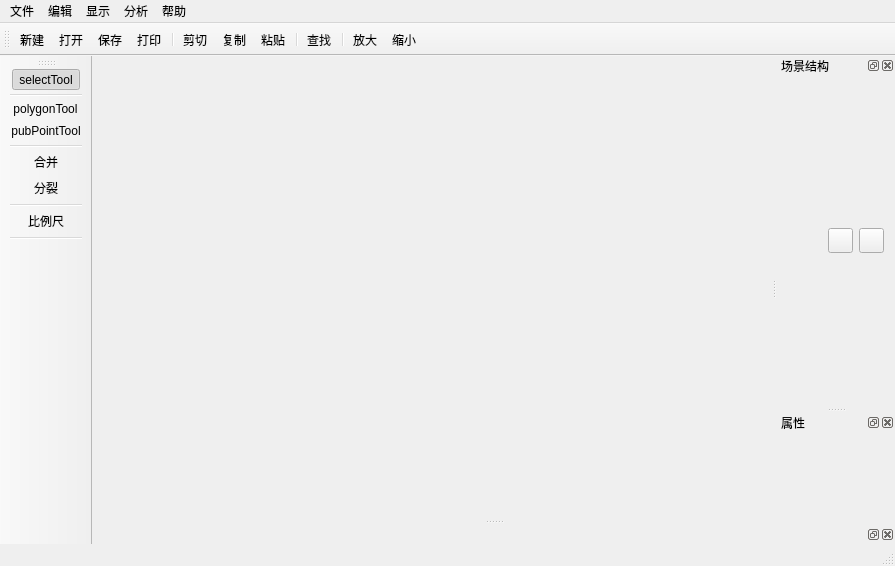
<?xml version="1.0" encoding="UTF-8"?>
<ui version="4.0">
 <class>MainWindow</class>
 <widget class="QMainWindow" name="MainWindow">
  <property name="geometry">
   <rect>
    <x>0</x>
    <y>0</y>
    <width>895</width>
    <height>566</height>
   </rect>
  </property>
  <property name="windowTitle">
   <string>MainWindow</string>
  </property>
  <property name="windowIcon">
   <iconset resource="IndoorMapEditor.qrc">
    <normaloff>:/src/icon/icon.png</normaloff>:/src/icon/icon.png</iconset>
  </property>
  <widget class="QWidget" name="centralWidget"/>
  <widget class="QMenuBar" name="menuBar">
   <property name="geometry">
    <rect>
     <x>0</x>
     <y>0</y>
     <width>895</width>
     <height>23</height>
    </rect>
   </property>
   <widget class="QMenu" name="menu_File">
    <property name="title">
     <string>文件</string>
    </property>
    <addaction name="actionNew"/>
    <addaction name="actionOpen"/>
    <addaction name="actionSetBg"/>
    <addaction name="actionRecent"/>
    <addaction name="separator"/>
    <addaction name="actionClose"/>
    <addaction name="actionSave"/>
    <addaction name="actionSaveAs"/>
    <addaction name="separator"/>
    <addaction name="actionPrintCurrent"/>
    <addaction name="actionPrint"/>
    <addaction name="separator"/>
   </widget>
   <widget class="QMenu" name="menu">
    <property name="title">
     <string>编辑</string>
    </property>
<!--    <addaction name="actionUndo"/>-->
<!--    <addaction name="actionRedo"/>-->
    <addaction name="separator"/>
    <addaction name="actionCut"/>
    <addaction name="actionCopy"/>
    <addaction name="actionPaste"/>
    <addaction name="separator"/>
    <addaction name="actionRotate"/>
    <addaction name="actionFlip"/>
    <addaction name="separator"/>
    <addaction name="actionFind"/>
    <addaction name="actionFindRepeat"/>
    <addaction name="separator"/>
    <addaction name="actionDelete"/>
   </widget>
   <widget class="QMenu" name="menu_2">
    <property name="title">
     <string>显示</string>
    </property>
    <addaction name="actionShowShopText"/>
    <addaction name="actionShowPointText"/>
    <addaction name="actionShowDir"/>
    <addaction name="actionFont"/>
    <addaction name="separator"/>
    <addaction name="actionZoomIn"/>
    <addaction name="actionZoomOut"/>
    <addaction name="actionResetZoom"/>
   </widget>
   <widget class="QMenu" name="menu_3">
    <property name="title">
     <string>分析</string>
    </property>
    <addaction name="actionSortAreas"/>
   </widget>
   <widget class="QMenu" name="menu_4">
    <property name="title">
     <string>帮助</string>
    </property>
    <widget class="QMenu" name="menu_5">
     <property name="title">
      <string>语言</string>
     </property>
     <addaction name="action_3"/>
     <addaction name="actionEnglish"/>
    </widget>
    <addaction name="separator"/>
    <addaction name="menu_5"/>
    <addaction name="action_4"/>
   </widget>
   <addaction name="menu_File"/>
   <addaction name="menu"/>
   <addaction name="menu_2"/>
   <addaction name="menu_3"/>
   <addaction name="menu_4"/>
  </widget>
  <widget class="QToolBar" name="mainToolBar">
   <attribute name="toolBarArea">
    <enum>TopToolBarArea</enum>
   </attribute>
   <attribute name="toolBarBreak">
    <bool>false</bool>
   </attribute>
   <addaction name="actionNew"/>
   <addaction name="actionOpen"/>
   <addaction name="actionSave"/>
   <addaction name="actionPrint"/>
   <addaction name="separator"/>
   <addaction name="actionCut"/>
   <addaction name="actionCopy"/>
   <addaction name="actionPaste"/>
   <addaction name="separator"/>
   <addaction name="actionFind"/>
   <addaction name="separator"/>
   <addaction name="actionZoomIn"/>
   <addaction name="actionZoomOut"/>
  </widget>
  <widget class="QStatusBar" name="statusBar"/>
  <widget class="QToolBar" name="toolToolBar">
   <property name="windowTitle">
    <string>toolBar</string>
   </property>
   <attribute name="toolBarArea">
    <enum>LeftToolBarArea</enum>
   </attribute>
   <attribute name="toolBarBreak">
    <bool>false</bool>
   </attribute>
   <addaction name="actionSelectTool"/>
   <addaction name="separator"/>
   <addaction name="actionPolygonTool"/>
   <addaction name="actionPubPointTool"/>
   <addaction name="separator"/>
   <addaction name="actionMergeTool"/>
   <addaction name="actionSplitTool"/>
   <addaction name="separator"/>
   <addaction name="actionScaleTool"/>
   <addaction name="separator"/>
  </widget>
  <widget class="QDockWidget" name="dockTreeWidget">
   <property name="windowTitle">
    <string>场景结构</string>
   </property>
   <attribute name="dockWidgetArea">
    <number>2</number>
   </attribute>
   <widget class="QWidget" name="dockTreeWidgetContents">
    <property name="sizePolicy">
     <sizepolicy hsizetype="Preferred" vsizetype="Preferred">
      <horstretch>0</horstretch>
      <verstretch>0</verstretch>
     </sizepolicy>
    </property>
    <layout class="QVBoxLayout" name="verticalLayout">
     <item>
      <layout class="QHBoxLayout" name="horizontalLayout_2">
       <item>
        <spacer name="horizontalSpacer">
         <property name="orientation">
          <enum>Qt::Horizontal</enum>
         </property>
         <property name="sizeHint" stdset="0">
          <size>
           <width>40</width>
           <height>20</height>
          </size>
         </property>
        </spacer>
       </item>
       <item>
        <widget class="QPushButton" name="addLayerButton">
         <property name="maximumSize">
          <size>
           <width>25</width>
           <height>25</height>
          </size>
         </property>
         <property name="toolTip">
          <string>新建楼层</string>
         </property>
         <property name="text">
          <string/>
         </property>
         <property name="icon">
          <iconset resource="IndoorMapEditor.qrc">
           <normaloff>:/src/icon/addlayer.png</normaloff>:/src/icon/addlayer.png</iconset>
         </property>
        </widget>
       </item>
       <item>
        <widget class="QPushButton" name="deleteButton">
         <property name="maximumSize">
          <size>
           <width>25</width>
           <height>25</height>
          </size>
         </property>
         <property name="toolTip">
          <string>删除</string>
         </property>
         <property name="text">
          <string/>
         </property>
         <property name="icon">
          <iconset resource="IndoorMapEditor.qrc">
           <normaloff>:/src/icon/trash.png</normaloff>:/src/icon/trash.png</iconset>
         </property>
        </widget>
       </item>
      </layout>
     </item>
    </layout>
   </widget>
  </widget>
  <widget class="QDockWidget" name="dockPropertyWidget">
   <property name="windowTitle">
    <string>属性</string>
   </property>
   <attribute name="dockWidgetArea">
    <number>2</number>
   </attribute>
   <widget class="QWidget" name="dockPropWidgetContents"/>
  </widget>
  <widget class="QDockWidget" name="dockOutputWidget">
   <attribute name="dockWidgetArea">
    <number>8</number>
   </attribute>
   <widget class="QWidget" name="dockWidgetContents"/>
  </widget>
  <action name="actionOpen">
   <property name="icon">
    <iconset resource="IndoorMapEditor.qrc">
     <normaloff>:/src/icon/fileopen.png</normaloff>:/src/icon/fileopen.png</iconset>
   </property>
   <property name="text">
    <string>打开...</string>
   </property>
   <property name="toolTip">
    <string>打开文件</string>
   </property>
   <property name="shortcut">
    <string>Ctrl+O</string>
   </property>
  </action>
  <action name="actionSetBg">
   <property name="text">
    <string>设置背景图</string>
   </property>
   <property name="toolTip">
    <string>设置背景图</string>
   </property>
  </action>
  <action name="actionSave">
   <property name="icon">
    <iconset resource="IndoorMapEditor.qrc">
     <normaloff>:/src/icon/filesave.png</normaloff>:/src/icon/filesave.png</iconset>
   </property>
   <property name="text">
    <string>保存</string>
   </property>
   <property name="toolTip">
    <string>保存文件</string>
   </property>
   <property name="shortcut">
    <string>Ctrl+S</string>
   </property>
  </action>
  <action name="actionNew">
   <property name="icon">
    <iconset resource="IndoorMapEditor.qrc">
     <normaloff>:/src/icon/filenew.png</normaloff>:/src/icon/filenew.png</iconset>
   </property>
   <property name="text">
    <string>新建</string>
   </property>
   <property name="toolTip">
    <string>新建文件</string>
   </property>
   <property name="shortcut">
    <string>Ctrl+N</string>
   </property>
  </action>
  <action name="actionClose">
   <property name="text">
    <string>关闭</string>
   </property>
   <property name="toolTip">
    <string>关闭文件</string>
   </property>
   <property name="shortcut">
    <string>Ctrl+W</string>
   </property>
  </action>
  <action name="actionRecent">
   <property name="text">
    <string>最近打开的文件</string>
   </property>
   <property name="toolTip">
    <string>最近打开的文件</string>
   </property>
  </action>
  <action name="actionSaveAs">
   <property name="text">
    <string>另存为...</string>
   </property>
   <property name="toolTip">
    <string>另存为文件</string>
   </property>
   <property name="shortcut">
    <string>Ctrl+Shift+S</string>
   </property>
  </action>
  <action name="actionQuit">
   <property name="text">
    <string>退出</string>
   </property>
   <property name="toolTip">
    <string>退出程序</string>
   </property>
  </action>
  <action name="actionPrint">
   <property name="icon">
    <iconset resource="IndoorMapEditor.qrc">
     <normaloff>:/src/icon/fileprint.png</normaloff>:/src/icon/fileprint.png</iconset>
   </property>
   <property name="text">
    <string>打印...</string>
   </property>
   <property name="toolTip">
    <string>打印</string>
   </property>
   <property name="shortcut">
    <string>Ctrl+P</string>
   </property>
  </action>
  <action name="actionExport">
   <property name="text">
    <string>导出</string>
   </property>
  </action>
  <action name="actionPolygonTool">
   <property name="checkable">
    <bool>true</bool>
   </property>
   <property name="icon">
    <iconset resource="IndoorMapEditor.qrc">
     <normaloff>:/src/icon/polygon.png</normaloff>:/src/icon/polygon.png</iconset>
   </property>
   <property name="text">
    <string>polygonTool</string>
   </property>
   <property name="toolTip">
    <string>创建多边形</string>
   </property>
  </action>
  <action name="actionSelectTool">
   <property name="checkable">
    <bool>true</bool>
   </property>
   <property name="checked">
    <bool>true</bool>
   </property>
   <property name="icon">
    <iconset resource="IndoorMapEditor.qrc">
     <normaloff>:/src/icon/select.png</normaloff>:/src/icon/select.png</iconset>
   </property>
   <property name="text">
    <string>selectTool</string>
   </property>
   <property name="toolTip">
    <string>选择工具</string>
   </property>
  </action>
  <action name="actionPubPointTool">
   <property name="checkable">
    <bool>true</bool>
   </property>
   <property name="icon">
    <iconset resource="IndoorMapEditor.qrc">
     <normaloff>:/src/icon/pubpoint.png</normaloff>:/src/icon/pubpoint.png</iconset>
   </property>
   <property name="text">
    <string>pubPointTool</string>
   </property>
   <property name="toolTip">
    <string>添加公共设施点</string>
   </property>
  </action>
  <action name="actionPanTool">
   <property name="checkable">
    <bool>true</bool>
   </property>
   <property name="icon">
    <iconset resource="IndoorMapEditor.qrc">
     <normaloff>:/src/icon/pan.png</normaloff>:/src/icon/pan.png</iconset>
   </property>
   <property name="text">
    <string>panTool</string>
   </property>
   <property name="toolTip">
    <string>平移工具</string>
   </property>
  </action>
<!--  <action name="actionUndo">-->
<!--   <property name="icon">-->
<!--    <iconset resource="IndoorMapEditor.qrc">-->
<!--     <normaloff>:/src/icon/editundo.png</normaloff>:/src/icon/editundo.png</iconset>-->
<!--   </property>-->
<!--   <property name="text">-->
<!--    <string>撤销</string>-->
<!--   </property>-->
<!--   <property name="shortcut">-->
<!--    <string>Ctrl+Z</string>-->
<!--   </property>-->
<!--  </action>-->
<!--  <action name="actionRedo">-->
<!--   <property name="icon">-->
<!--    <iconset resource="IndoorMapEditor.qrc">-->
<!--     <normaloff>:/src/icon/editredo.png</normaloff>:/src/icon/editredo.png</iconset>-->
<!--   </property>-->
<!--   <property name="text">-->
<!--    <string>重做</string>-->
<!--   </property>-->
<!--   <property name="shortcut">-->
<!--    <string>Ctrl+Shift+Z</string>-->
<!--   </property>-->
<!--  </action>-->
  <action name="actionAddFloor">
   <property name="text">
    <string>添加楼层</string>
   </property>
  </action>
  <action name="actionAddFuncArea">
   <property name="text">
    <string>添加房间</string>
   </property>
  </action>
  <action name="actionAddPubpoint">
   <property name="text">
    <string>添加公共设施点</string>
   </property>
  </action>
  <action name="actionDelete">
   <property name="text">
    <string>删除</string>
   </property>
   <property name="shortcut">
    <string>Del</string>
   </property>
  </action>
  <action name="actionZoomTool">
   <property name="icon">
    <iconset resource="IndoorMapEditor.qrc">
     <normaloff>:/src/icon/zoomin.png</normaloff>:/src/icon/zoomin.png</iconset>
   </property>
   <property name="text">
    <string>放缩</string>
   </property>
   <property name="toolTip">
    <string>缩放场景</string>
   </property>
  </action>
  <action name="actionShowShopText">
   <property name="checkable">
    <bool>true</bool>
   </property>
   <property name="checked">
    <bool>true</bool>
   </property>
   <property name="text">
    <string>显示店铺名称</string>
   </property>
   <property name="toolTip">
    <string>显示视图中的店铺名称</string>
   </property>
  </action>
  <action name="actionFont">
   <property name="icon">
    <iconset resource="IndoorMapEditor.qrc">
     <normaloff>:/src/icon/font.png</normaloff>:/src/icon/font.png</iconset>
   </property>
   <property name="text">
    <string>字体...</string>
   </property>
   <property name="toolTip">
    <string>设置视图中的字体</string>
   </property>
  </action>
  <action name="actionZoomIn">
   <property name="icon">
    <iconset resource="IndoorMapEditor.qrc">
     <normaloff>:/src/icon/zoomin.png</normaloff>:/src/icon/zoomin.png</iconset>
   </property>
   <property name="text">
    <string>放大</string>
   </property>
   <property name="toolTip">
    <string>放大场景</string>
   </property>
   <property name="shortcut">
    <string>Ctrl+=</string>
   </property>
  </action>
  <action name="actionZoomOut">
   <property name="icon">
    <iconset resource="IndoorMapEditor.qrc">
     <normaloff>:/src/icon/zoomout.png</normaloff>:/src/icon/zoomout.png</iconset>
   </property>
   <property name="text">
    <string>缩小</string>
   </property>
   <property name="toolTip">
    <string>缩小场景</string>
   </property>
   <property name="shortcut">
    <string>Ctrl+-</string>
   </property>
  </action>
  <action name="actionResetZoom">
   <property name="text">
    <string>重置缩放</string>
   </property>
   <property name="toolTip">
    <string>重置场景缩放</string>
   </property>
  </action>
  <action name="actionMergeTool">
   <property name="checkable">
    <bool>true</bool>
   </property>
   <property name="icon">
    <iconset resource="IndoorMapEditor.qrc">
     <normaloff>:/src/icon/merge.png</normaloff>:/src/icon/merge.png</iconset>
   </property>
   <property name="text">
    <string>合并</string>
   </property>
   <property name="toolTip">
    <string>合并形状工具</string>
   </property>
  </action>
  <action name="actionSplitTool">
   <property name="checkable">
    <bool>true</bool>
   </property>
   <property name="icon">
    <iconset resource="IndoorMapEditor.qrc">
     <normaloff>:/src/icon/split.png</normaloff>:/src/icon/split.png</iconset>
   </property>
   <property name="text">
    <string>分裂</string>
   </property>
   <property name="toolTip">
    <string>分裂形状工具</string>
   </property>
  </action>
  <action name="actionScaleTool">
   <property name="checkable">
    <bool>true</bool>
   </property>
   <property name="icon">
    <iconset resource="IndoorMapEditor.qrc">
     <normaloff>:/src/icon/scale.png</normaloff>:/src/icon/scale.png</iconset>
   </property>
   <property name="text">
    <string>比例尺</string>
   </property>
   <property name="toolTip">
    <string>比例尺工具</string>
   </property>
  </action>
  <action name="actionPrintCurrent">
   <property name="icon">
    <iconset resource="IndoorMapEditor.qrc">
     <normaloff>:/src/icon/fileprint.png</normaloff>:/src/icon/fileprint.png</iconset>
   </property>
   <property name="text">
    <string>打印视口...</string>
   </property>
   <property name="toolTip">
    <string>打印当前视图</string>
   </property>
  </action>
  <action name="actionShowPointText">
   <property name="checkable">
    <bool>true</bool>
   </property>
   <property name="checked">
    <bool>true</bool>
   </property>
   <property name="text">
    <string>显示设施点</string>
   </property>
  </action>
  <action name="actionShowDir">
   <property name="checkable">
    <bool>true</bool>
   </property>
   <property name="text">
    <string>显示主轴向</string>
   </property>
   <property name="toolTip">
    <string>显示主轴向</string>
   </property>
  </action>
  <action name="actionFindRepeat">
   <property name="text">
    <string>检查同铺</string>
   </property>
   <property name="toolTip">
    <string>检查所有相同品牌的店铺</string>
   </property>
  </action>
  <action name="actionRotate">
   <property name="icon">
    <iconset resource="IndoorMapEditor.qrc">
     <normaloff>:/src/icon/rotateright.png</normaloff>:/src/icon/rotateright.png</iconset>
   </property>
   <property name="text">
    <string>旋转...</string>
   </property>
   <property name="toolTip">
    <string>旋转地图</string>
   </property>
  </action>
  <action name="actionFlip">
   <property name="icon">
    <iconset resource="IndoorMapEditor.qrc">
     <normaloff>:/src/icon/flip.png</normaloff>:/src/icon/flip.png</iconset>
   </property>
   <property name="text">
    <string>对称...</string>
   </property>
   <property name="toolTip">
    <string>对称翻转地图</string>
   </property>
  </action>
  <action name="actionFind">
   <property name="icon">
    <iconset resource="IndoorMapEditor.qrc">
     <normaloff>:/src/icon/edit-find.png</normaloff>:/src/icon/edit-find.png</iconset>
   </property>
   <property name="text">
    <string>查找...</string>
   </property>
   <property name="toolTip">
    <string>查找店铺</string>
   </property>
   <property name="shortcut">
    <string>Ctrl+F</string>
   </property>
  </action>
  <action name="actionSortAreas">
   <property name="text">
    <string>铺位分类</string>
   </property>
  </action>
  <action name="actionShowAreaSort">
   <property name="checkable">
    <bool>true</bool>
   </property>
   <property name="checked">
    <bool>true</bool>
   </property>
   <property name="text">
    <string>显示铺位类别</string>
   </property>
  </action>
  <action name="actionCut">
   <property name="icon">
    <iconset resource="IndoorMapEditor.qrc">
     <normaloff>:/src/icon/cut.png</normaloff>:/src/icon/cut.png</iconset>
   </property>
   <property name="text">
    <string>剪切</string>
   </property>
   <property name="shortcut">
    <string>Ctrl+X</string>
   </property>
  </action>
  <action name="actionCopy">
   <property name="icon">
    <iconset resource="IndoorMapEditor.qrc">
     <normaloff>:/src/icon/copy.png</normaloff>:/src/icon/copy.png</iconset>
   </property>
   <property name="text">
    <string>复制</string>
   </property>
   <property name="shortcut">
    <string>Ctrl+C</string>
   </property>
  </action>
  <action name="actionPaste">
   <property name="icon">
    <iconset resource="IndoorMapEditor.qrc">
     <normaloff>:/src/icon/editpaste.png</normaloff>:/src/icon/editpaste.png</iconset>
   </property>
   <property name="text">
    <string>粘贴</string>
   </property>
   <property name="shortcut">
    <string>Ctrl+V</string>
   </property>
  </action>
  <action name="action_3">
   <property name="text">
    <string>简体中文</string>
   </property>
  </action>
  <action name="actionEnglish">
   <property name="text">
    <string>English</string>
   </property>
  </action>
  <action name="action_4">
   <property name="text">
    <string>关于...</string>
   </property>
  </action>
 </widget>
 <layoutdefault spacing="6" margin="11"/>
 <resources>
  <include location="IndoorMapEditor.qrc"/>
 </resources>
 <connections/>
</ui>
